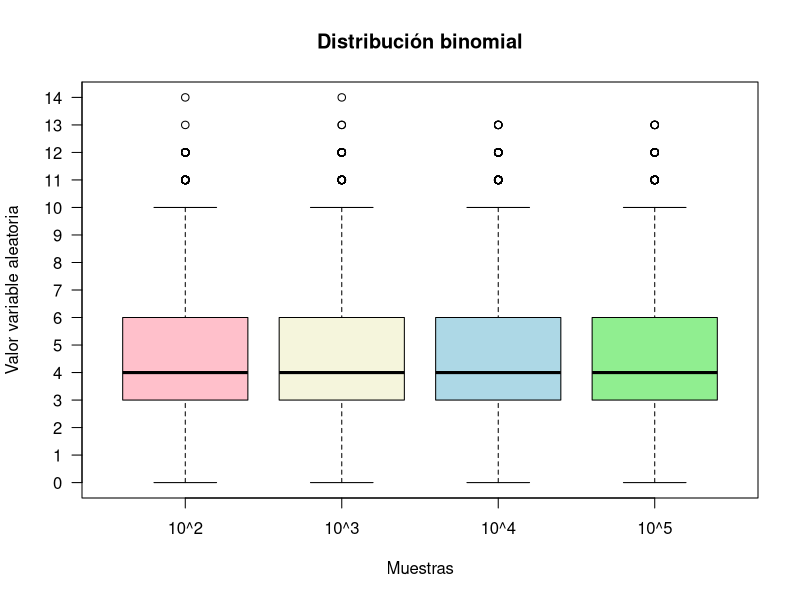
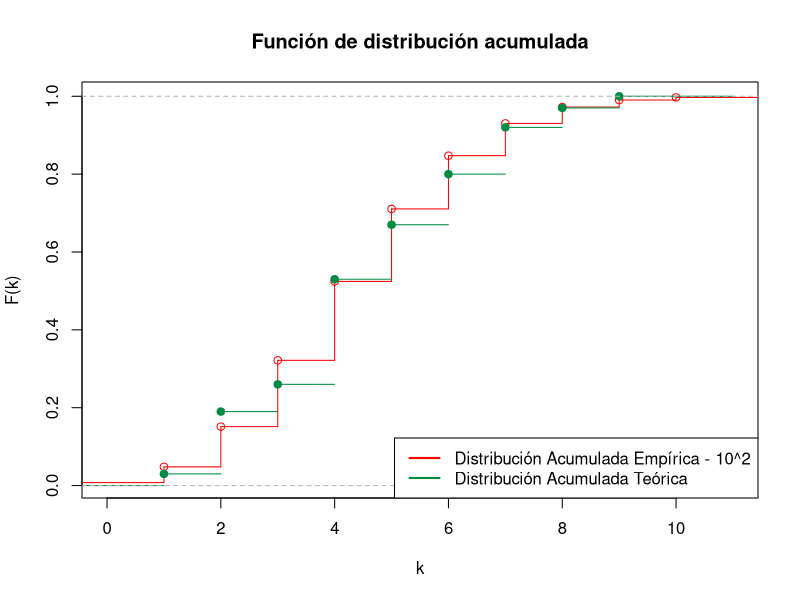
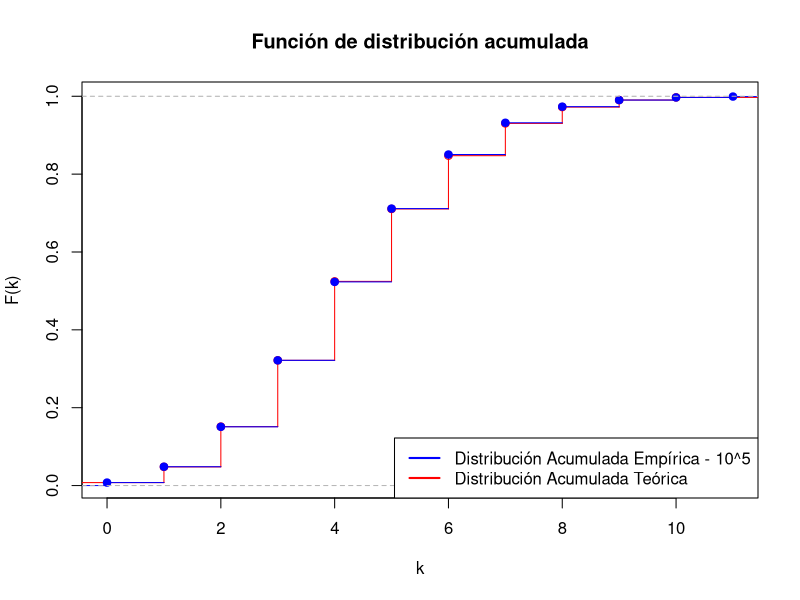
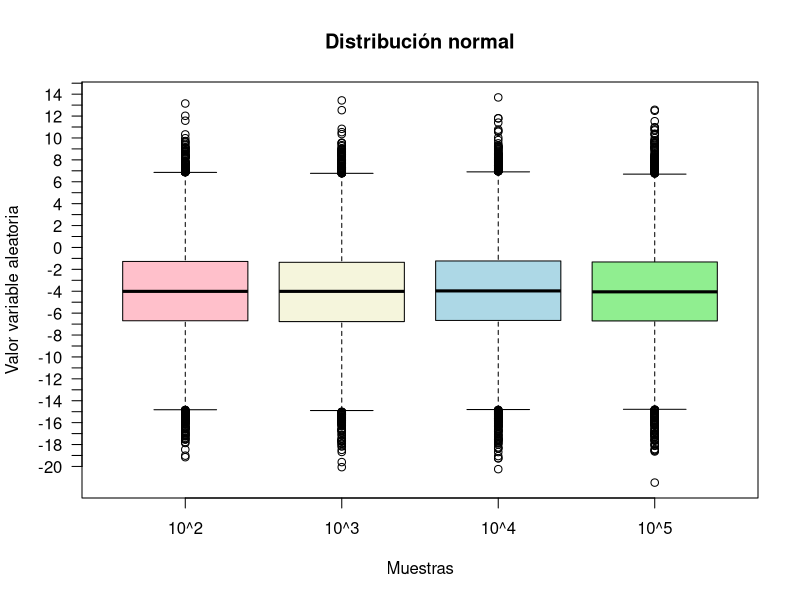
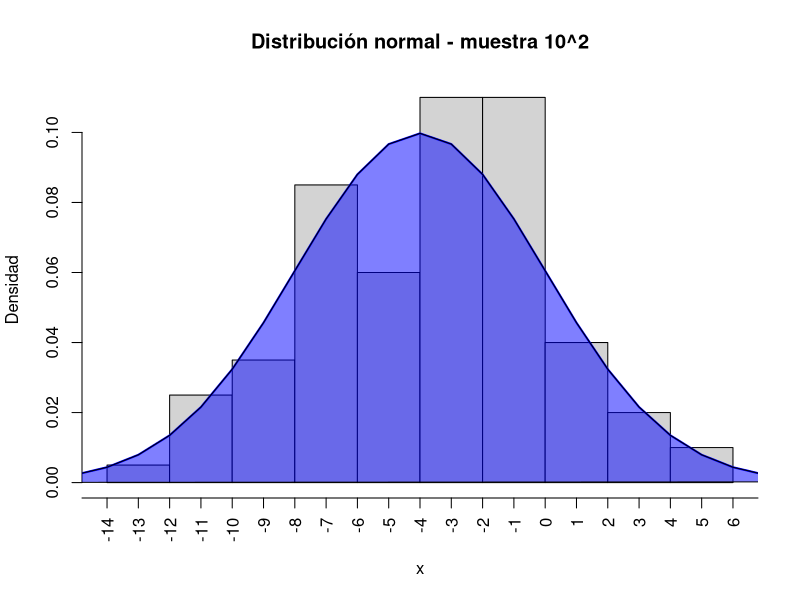
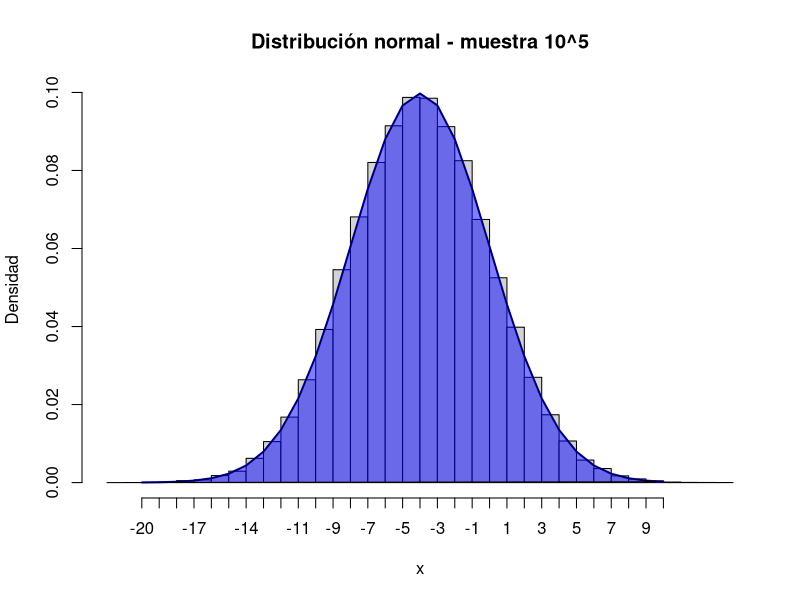
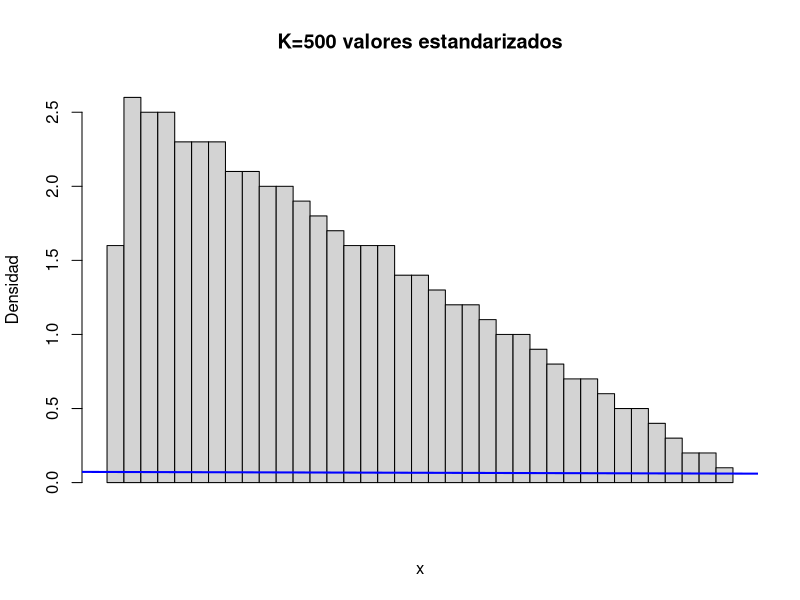

The R script that drew these images, in order:
# EJ 1
# distribución binoamial binomial (30 ,  0.15)
# n = 10 ^ (2 al 5)
# rbinom(
#       n,     Número de observaciones aleatorias a ser generadas
#       size,  Número de ensayos (> = 0)
#       prob)  La probabilidad de éxito en cada ensayo
a = rbinom(10^2,30, 0.15)
b = rbinom(10^3,30, 0.15)
c = rbinom(10^4,30, 0.15)
d = rbinom(10^5,30, 0.15)

randomValues <- c(a,b,c,d)

data <- data.frame(values =randomValues,
                   group = c("10^2","10^3","10^4","10^5"))

boxplot(values ~ group,
        data, 
        col = c("pink",
                "beige", 
                "lightblue", 
                "lightgreen"),
        main = "Distribución binomial",
        xlab = "Muestras",
        ylab = "Valor variable aleatoria",
        yaxt='n')
axis(2, at=seq(0, 30, 1),las=2)


# Esperanza Empírica
espA = mean(a)
espB = mean(b)
espC = mean(c)
espD = mean(d)

# Esperanza Teorica
espT = 30*0.15

# Varianza Empirica
varA = var(a)
varB = var(b)
varC = var(c)
varD = var(d)

# Varianza Teorica
varT = 30*0.15*0.85

# Función de distribución acumulada empirica
distA = ecdf(a)
distD = ecdf(d)

# Función de distribución teórica y empirica
plot(stepfun(c(1:10),pbinom(c(0,1:10),30,0.15)), 
     main = "Función de distribución acumulada", 
     xlab = "k",
     ylab = "F(k)",
     col="red")
lines(distA, col="springgreen4")
legend("bottomright", 
       legend = c("Distribución Acumulada Empírica - 10^2",
                  "Distribución Acumulada Teórica"),
       lty = 1, col = c("red","springgreen4"), lwd = 2, box.lty =1)

plot(stepfun(c(1:10),pbinom(c(0,1:10),30,0.15)), 
     main = "Función de distribución acumulada", 
     xlab = "k",
     ylab = "F(k)",
     col="red")
lines(distD, col="blue")
legend("bottomright", 
       legend = c("Distribución Acumulada Empírica - 10^5",
                  "Distribución Acumulada Teórica"),
       lty = 1, col = c("blue","red"), lwd = 2, box.lty =1)



# EJ 2
# Distribución Normal(-4,16)
# n = 10 ^ (2 al 5)

a = rnorm(10^2,-4, sqrt(16))
b = rnorm(10^3,-4, sqrt(16))
c = rnorm(10^4,-4, sqrt(16))
d = rnorm(10^5,-4, sqrt(16))

randomValues <- c(a,b,c,d)
data <- data.frame(values =randomValues,
                   group = c("10^2","10^3","10^4","10^5"))
# Explicar diferencia de los boxplots por funcionamiento de cajas
boxplot(values ~ group,
        data, 
        col = c("pink",
                "beige", 
                "lightblue", 
                "lightgreen"),
        main = "Distribución normal",
        xlab = "Muestras",
        ylab = "Valor variable aleatoria", 
        yaxt='n')
axis(2, at=seq(-20, 20, 1),las=2)

# Esperanza Teórica
espT = -4

# Varianza Teórica
varT = 16

# Esperanza Empírica
espA = mean(a)
espB = mean(b)
espC = mean(c)
espD = mean(d)

# Varianza Empirica
varA = var(a)
varB = var(b)
varC = var(c)
varD = var(d)

# Histogramas
x <- seq(-20, 10, 1)
hist(a, 
     main="Distribución normal - muestra 10^2",
     breaks = 10, 
     xaxt="n",
     ylab="Densidad",
     xlab="x",
     freq=FALSE)

lines(x, 
      dnorm(x, mean = -4, sd = 4), 
      col = "blue",
      lty = 1, 
      lwd = 2,
      xaxt="n")

polygon(x, 
        dnorm(x, mean = -4, sd = 4), 
        col = rgb(0, 0, 1, 
                  alpha = 0.5))
axis(1, 
     at=seq(-20, 10, 1),
     las=2)


hist(d, 
     main="Distribución normal - muestra 10^5",
     ylab="Densidad",
     xlab="x",
     breaks = 50,
     xaxt="n", 
     freq=FALSE)

lines(x, 
      dnorm(x, mean = -4, sd = 4), 
      col = "blue", 
      lty = 1, 
      lwd = 2, 
      xaxt="n")

polygon(x, 
        dnorm(x, mean = -4, sd = 4), 
        col = rgb(0, 0, 1, alpha = 0.5))

axis(1, at=seq(-20, 10, 1),las=1)

# EJ 3
# Distribución Normal(-4,16)
# PT 1) n = 10 ^ 3
a = rnorm(10^3,-4, sqrt(16)) 
# media empírica de a
muEmp = mean(a) 
# media teórica
muTeo = -4
#Desvión estandar teórica
desvTeo = sqrt(16)
# Valor estandarizado de mediana empíricia
medEsta = sqrt(1000) * ((muEmp - muTeo)/desvTeo)

# PT 2)
promEst <- 0
for(i in 1:500){
        promEst[i] <- sqrt(i) * ((muEmp - muTeo)/desvTeo)
}
#Presentar en un histograma
hist(promEst, 
     main="K=500 valores estandarizados",
     ylab="Densidad",
     xlab="x",
     breaks = 50,
     xaxt="n", 
     freq=FALSE)
lines(x, 
      dnorm(x, mean = -4, sd = 4), 
      col = "blue",
      lty = 1, 
      lwd = 2,
      xaxt="n")
